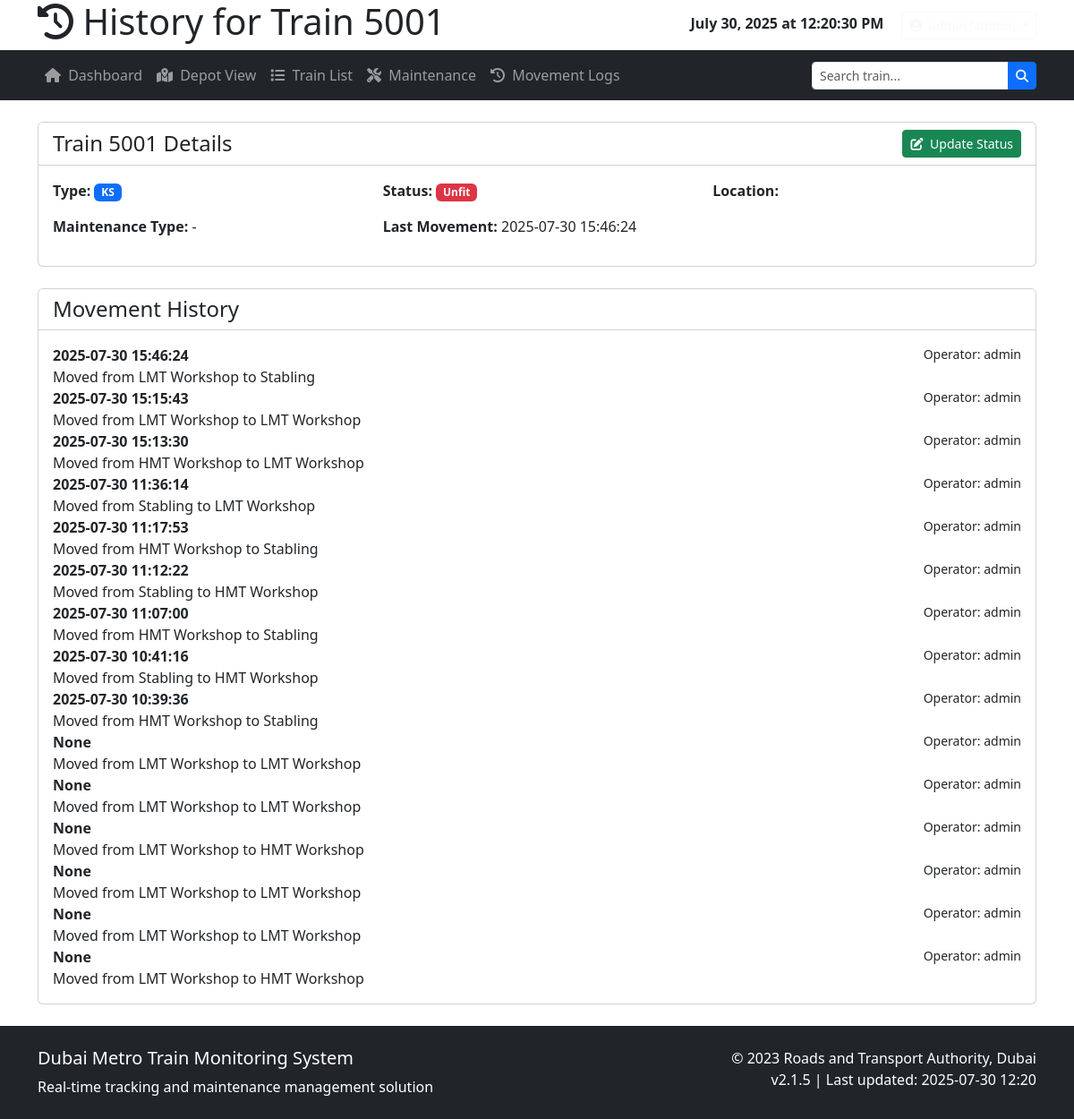
Page /train_history/5001 (signed in) on the committed database.
### tables this page shows
CREATE TABLE "trains" (
	"id"	INTEGER,
	"train_number"	TEXT NOT NULL UNIQUE,
	"type"	TEXT NOT NULL,
	"status"	TEXT NOT NULL,
	"maintenance_code"	TEXT,
	"track_id"	TEXT,
	"last_movement"	TIMESTAMP DEFAULT CURRENT_TIMESTAMP,
	PRIMARY KEY("id" AUTOINCREMENT),
	FOREIGN KEY("maintenance_code") REFERENCES "maintenance_types"("code"),
	FOREIGN KEY("track_id") REFERENCES "tracks"("track_id")
);

CREATE TABLE "movements" (
	"id"	INTEGER,
	"train_number"	TEXT,
	"from_location"	TEXT,
	"to_location"	TEXT,
	"from_track_id"	TEXT,
	"to_track_id"	TEXT,
	"movement_time"	TEXT,
	"last_movement_time"	TEXT,
	"duration_since_last_change"	INTEGER,
	"operator"	TEXT,
	"shuting_pic"	TEXT,
	"shunter_name"	TEXT,
	"maintenace_type"	TEXT,
	"comments"	TEXT,
	PRIMARY KEY("id" AUTOINCREMENT),
	FOREIGN KEY("from_track_id") REFERENCES ""
);

### app.py (the view)
@app.route('/train_history/<train_number>')
def train_history(train_number):
    if 'username' not in session:
        return redirect(url_for('login'))
    db = get_db()
    c = db.cursor()
    c.execute("""
        SELECT t.*, tr.depot_name, tr.location_name, tr.track_id as track_location,
               mt.description as maintenance_desc
        FROM trains t
        LEFT JOIN tracks tr ON t.track_id = tr.track_id
        LEFT JOIN maintenance_types mt ON t.maintenance_code = mt.code
        WHERE t.train_number = ?
    """, (train_number,))
    train = c.fetchone()
    if not train:
        flash('Train not found', 'error')
        return redirect(url_for('train_list'))
    c.execute("""
        SELECT * FROM movements
        WHERE train_number = ?
        ORDER BY movement_time DESC
    """, (train_number,))
    history = c.fetchall()
    return render_template('train_history.html',
                          train=dict(train),
                          history=history,
                          username=session['username'],
                          role=session['role'],
                          datetime=datetime)

### app.py (called while the page is built)
def get_db():
    if 'db' not in g:
        g.db = sqlite3.connect(app.config['DATABASE'])
        g.db.row_factory = sqlite3.Row
    return g.db

### templates/train_history.html (shortened to what this page needs)
<!DOCTYPE html>
<html lang="en">
<head>
    <link href="https://cdn.jsdelivr.net/npm/bootstrap@5.3.0/dist/css/bootstrap.min.css" rel="stylesheet">
    <link rel="stylesheet" href="https://cdnjs.cloudflare.com/ajax/libs/font-awesome/6.4.0/css/all.min.css">
</head>
<body>
    <header class="dashboard-header">
        <div class="container">
            <div class="row align-items-center">
                <div class="col-md-6">
                    <h1><i class="fas fa-history"></i> History for Train {{ train['train_number'] }}</h1>
                </div>
                <div class="col-md-6 text-end">
                    <div class="d-inline-block me-3">
                        <span id="current-time" class="fw-bold">{{ datetime.now().strftime('%Y-%m-%d %H:%M:%S') }}</span>
                    </div>
                    <div class="btn-group">
                        <button class="btn btn-outline-light btn-sm dropdown-toggle" type="button" data-bs-toggle="dropdown">
                            <i class="fas fa-user-circle me-1"></i> {{ username }} ({{ role }})
                        </button>
                    </div>
                </div>
            </div>
        </div>
    </header>
    <nav class="navbar navbar-expand-lg navbar-dark bg-dark">
        <div class="container">
            <div class="collapse navbar-collapse" id="mainNav">
                <ul class="navbar-nav me-auto">
                    <li class="nav-item">
                        <a class="nav-link" href="/"><i class="fas fa-home me-1"></i> Dashboard</a>
                    </li>
                    <li class="nav-item">
                        <a class="nav-link" href="#depot-view"><i class="fas fa-map-marked-alt me-1"></i> Depot View</a>
                    </li>
                    <li class="nav-item">
                        <a class="nav-link" href="/trains"><i class="fas fa-list me-1"></i> Train List</a>
                    </li>
                    <li class="nav-item">
                        <a class="nav-link" href="#maintenance"><i class="fas fa-tools me-1"></i> Maintenance</a>
                    </li>
                    <li class="nav-item">
                        <a class="nav-link" href="#movement-logs"><i class="fas fa-history me-1"></i> Movement Logs</a>
                    </li>
                </ul>
                <form class="d-flex">
                    <div class="input-group">
                        <input type="text" class="form-control form-control-sm" placeholder="Search train...">
                        <button class="btn btn-primary btn-sm" type="submit"><i class="fas fa-search"></i></button>
                    </div>
                </form>
            </div>
        </div>
    </nav>
    <div class="container my-4">
        <div class="card mb-4">
            <div class="card-header bg-white d-flex justify-content-between align-items-center">
                <h4 class="mb-0">Train {{ train['train_number'] }} Details</h4>
                {% if role == 'admin' %}
                <a href="/update_train/{{ train['train_number'] }}" class="btn btn-sm btn-success">
                    <i class="fas fa-edit me-1"></i> Update Status
                </a>
                {% endif %}
            </div>
            <div class="card-body">
                <div class="row">
                    <div class="col-md-4">
                        <p><strong>Type:</strong>
                            {% if train['type'] == 'KS' %}
                            <span class="badge bg-primary">KS</span>
                            {% else %}
                            <span class="badge bg-info">Alstom</span>
                            {% endif %}
                        </p>
                    </div>
                    <div class="col-md-4">
                        <p><strong>Status:</strong>
                            {% if train['status'] == 'Fit' %}
                            <span class="badge bg-success">Fit</span>
                            {% else %}
                            <span class="badge bg-danger">Unfit</span>
                            {% endif %}
                        </p>
                    </div>
                    <div class="col-md-4">
                        <p><strong>Location:</strong> {{ train['location'] }}</p>
                    </div>
                </div>
                <div class="row">
                    <div class="col-md-4">
                        <p><strong>Maintenance Type:</strong>
                            {% if train['maintenance_type'] %}
                            <span class="badge
                                {% if train['maintenance_type'] == 'CM' %}bg-warning
                                {% elif train['maintenance_type'] == '14-Day PM' %}bg-orange
                                {% elif train['maintenance_type'] == '28-Day PM' %}bg-purple
                                {% elif train['maintenance_type'] == '19K PM' %}bg-teal{% endif %}">
                                {{ train['maintenance_type'] }}
                            </span>
                            {% else %}
                            -
                            {% endif %}
                        </p>
                    </div>
                    <div class="col-md-4">
                        <p><strong>Last Movement:</strong> {{ train['last_movement'] }}</p>
                    </div>
                </div>
            </div>
        </div>
        <div class="card">
            <div class="card-header bg-white">
                <h4 class="mb-0">Movement History</h4>
            </div>
            <div class="card-body">
                <div class="movement-log">
                    {% for entry in history %}
                    <div class="log-entry {% if loop.first %}highlight{% endif %}">
                        <div class="d-flex justify-content-between">
                            <strong>{{ entry['movement_time'] }}</strong>
                            <small>Operator: {{ entry['operator'] }}</small>
                        </div>
                        <div>Moved from {{ entry['from_location'] }} to {{ entry['to_location'] }}</div>
                    </div>
                    {% endfor %}
                </div>
            </div>
        </div>
    </div>
    <footer class="bg-dark text-white py-4">
        <div class="container">
            <div class="row">
                <div class="col-md-6">
                    <h5>Dubai Metro Train Monitoring System</h5>
                    <p class="mb-0">Real-time tracking and maintenance management solution</p>
                </div>
                <div class="col-md-6 text-end">
                    <p class="mb-0">© 2023 Roads and Transport Authority, Dubai</p>
                    <p class="mb-0">v2.1.5 | Last updated: {{ datetime.now().strftime('%Y-%m-%d %H:%M') }}</p>
                </div>
            </div>
        </div>
    </footer>
</body>
</html>

### rows in the picture
trains: train_number "5001", last_movement "2025-07-30 15:46:24"
movements: movement_time "2025-07-30 15:46:24", operator "admin", from_location "LMT Workshop", to_location "Stabling"
movements: movement_time "2025-07-30 15:15:43", operator "admin", from_location "LMT Workshop", to_location "LMT Workshop"
movements: movement_time "2025-07-30 15:13:30", operator "admin", from_location "HMT Workshop", to_location "LMT Workshop"
movements: movement_time "2025-07-30 11:36:14", operator "admin", from_location "Stabling", to_location "LMT Workshop"
movements: movement_time "2025-07-30 11:17:53", operator "admin", from_location "HMT Workshop", to_location "Stabling"
movements: movement_time "2025-07-30 11:12:22", operator "admin", from_location "Stabling", to_location "HMT Workshop"
movements: movement_time "2025-07-30 11:07:00", operator "admin", from_location "HMT Workshop", to_location "Stabling"
movements: movement_time "2025-07-30 10:41:16", operator "admin", from_location "Stabling", to_location "HMT Workshop"
movements: movement_time "2025-07-30 10:39:36", operator "admin", from_location "HMT Workshop", to_location "Stabling"
movements: movement_time "None", operator "admin", from_location "LMT Workshop", to_location "LMT Workshop"
movements: movement_time "None", operator "admin", from_location "LMT Workshop", to_location "LMT Workshop"
movements: movement_time "None", operator "admin", from_location "LMT Workshop", to_location "HMT Workshop"
movements: movement_time "None", operator "admin", from_location "LMT Workshop", to_location "LMT Workshop"
movements: movement_time "None", operator "admin", from_location "LMT Workshop", to_location "LMT Workshop"
movements: movement_time "None", operator "admin", from_location "LMT Workshop", to_location "HMT Workshop"
